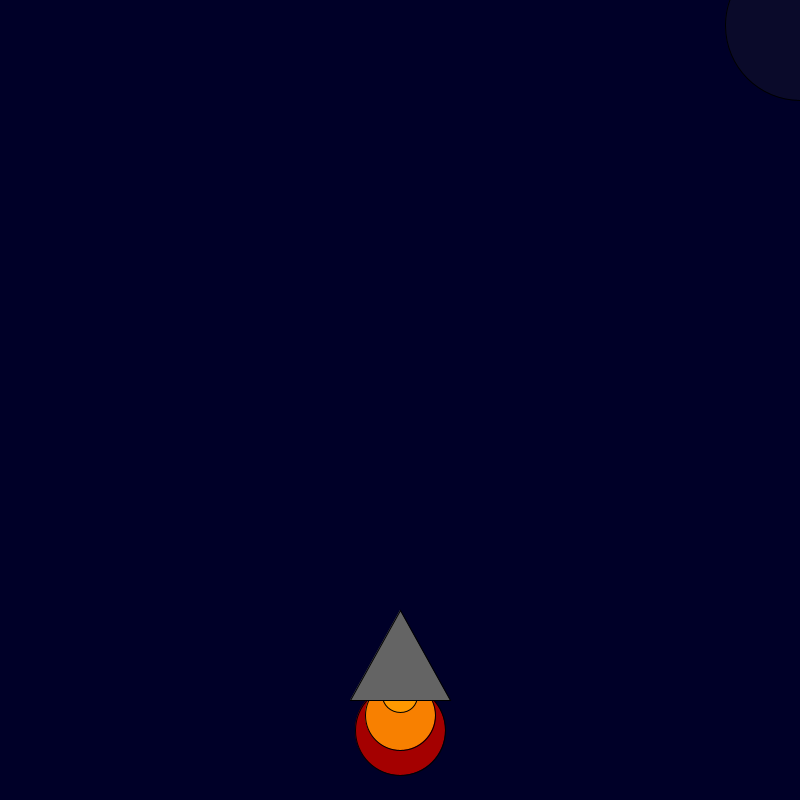
Frame 1 (no input)
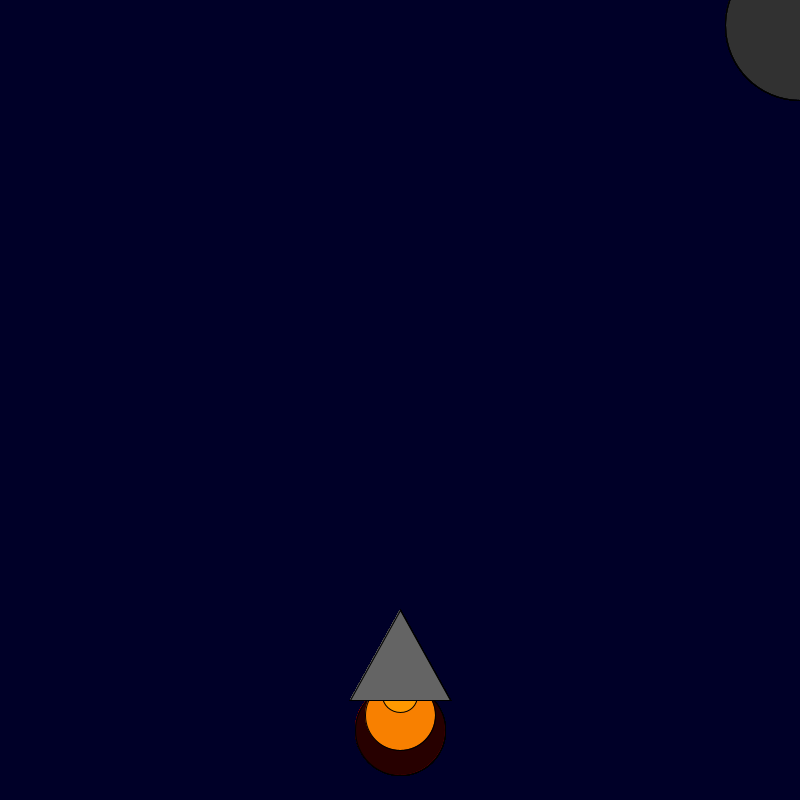
Frame 60 (the mouse pressed at the canvas centre just before this capture)
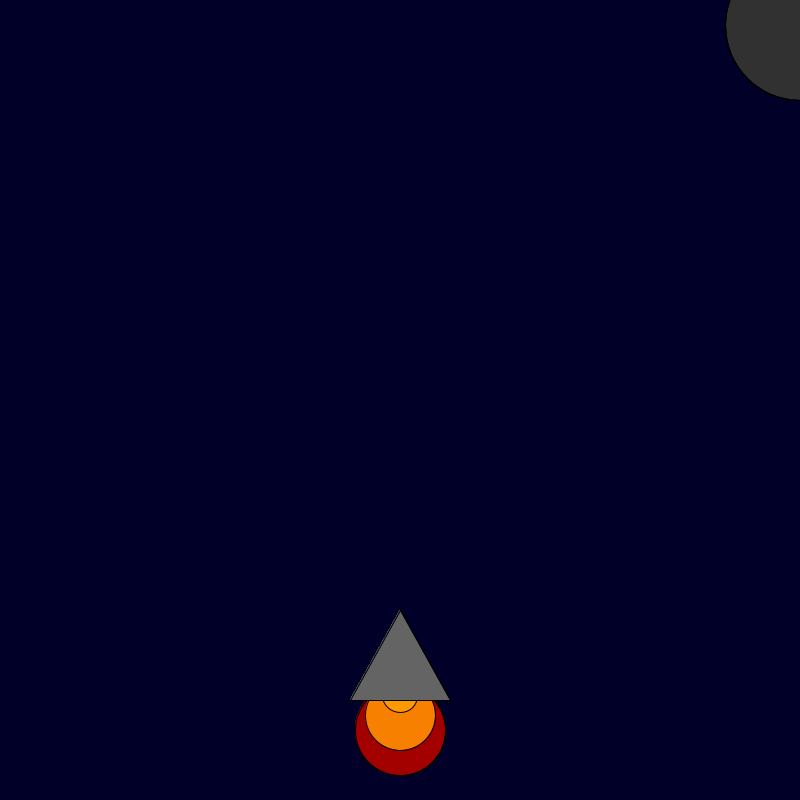
Frame 120 (the mouse held since frame 60 and released just before this capture)

The Processing sketch that drew these frames (run headless with seeded random() and noise(); from frame 60 on, the mouse is pressed at the canvas centre):

// Processing sketch: sketch_190127d
// ── sketch_190127d.pde
int x = 400; 
int y = 600; 

void setup() {

    background(0, 0, 40); size(800, 800);

}

void draw() {

    fill(random(255), 0, 0);
    ellipse(x, y + 130, 90, 90);
    fill(248, 128, 0);
    ellipse(x, y + 115, 70, 70);
    fill(255, 153, 0);
    ellipse(x, y + 95, 35, 35);
    fill(100, 100, 100);
    triangle(x, y + 10, x + 50, y + 100, x - 50, y + 100);
     fill(50,50);
     ellipse(800,25,150,150);
}
